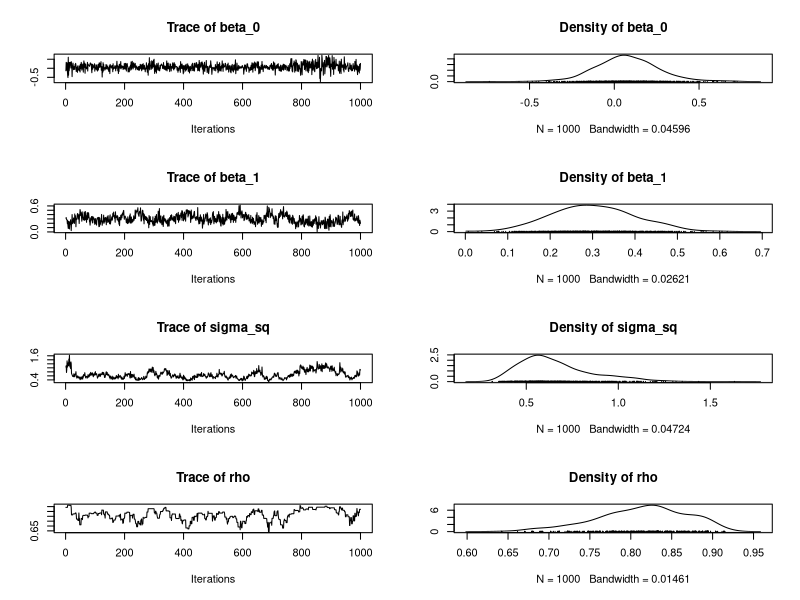
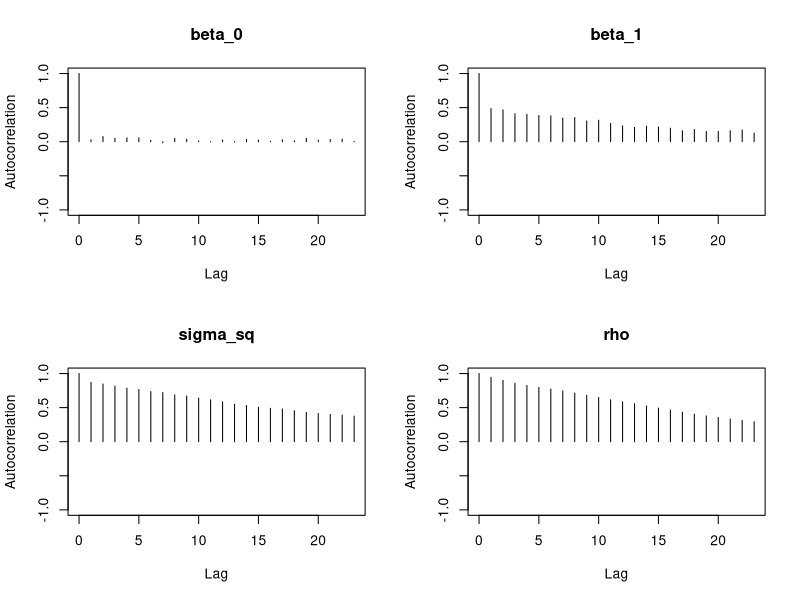

Recreate these plots in R, in order.

###########################################################################
###########################################################################
################################# Ice core ################################
###########################################################################
###########################################################################

###### Clear environment and load libraries
rm(list = ls())
library(coda)
library(mvtnorm)
#library(psych)


###### Data
#Load data
Data <- read.table("data/icecore.txt",header=TRUE)


###### Now to the sampler
#Data summaries
n <- nrow(Data)
Y <- (Data$tmp-mean(Data$tmp))/sqrt(var(Data$tmp))
X <- cbind(rep(1,n),(Data$co2-mean(Data$co2))/sqrt(var(Data$co2)))
DY <- abs(outer((1:n),(1:n) ,"-"))


#Hyperparameters for the prior
nu_0 <- 1
sigma_0_sq <- 1
mu_0 <- matrix(c(0,0),ncol=1)
Lambda_0 <- diag(1000,nrow=2)
Lambda_0_inv <- solve(Lambda_0)


#Set parameters for proposal density
delta <- 0.1 #use it to tune acceptance ratio


#Initial values for sampler
lmfit <- lm(Y~-1+X) #intercept already in X
beta <- lmfit$coef
sigma_sq <- summary(lmfit)$sigma^2
#fit.gls <- gls(Y ~ X[,2], correlation=corARMA(p=1),method="ML")
rho <- acf(lmfit$res,plot=FALSE)$acf[2]


#First set number of iterations and burn-in, thinning, then set seed
n_iter <- 1000
burn_in <- 0.1*n_iter
thin <- 1
#set.seed(1234)
set.seed(121372)


#Set counter for acceptances
accept_counter <- 0


#Set null matrices to save samples
THETA <- matrix(0,nrow=(n_iter/thin),ncol=4)


#Now, to the Gibbs sampler
for(s in 1:(n_iter+burn_in)){
  
  #sample beta
  C_p <- rho^DY
  C_p_inv <- solve(C_p)
  Lambda_n <- solve( t(X)%*%C_p_inv%*%X/sigma_sq + Lambda_0_inv)
  mu_n <- Lambda_n%*%( t(X)%*%C_p_inv%*%Y/sigma_sq + Lambda_0_inv%*%mu_0)
  beta <- t(rmvnorm(1,mu_n,Lambda_n))
  
  
  #sample sigma_sq
  nu_n <- nu_0 + n
  SSR_beta_rho <- t(Y-X%*%beta)%*%C_p_inv%*%(Y-X%*%beta)
  nu_n_sigma_n_sq <- nu_0*sigma_0_sq + SSR_beta_rho
  sigma_sq <- 1/rgamma(1,(nu_n/2),(nu_n_sigma_n_sq/2))
  
  
  #sample rho
  rho_star <- abs(runif(1,rho-.1,rho+.1)) #if rho_star < 0, reassign as |rho_star|
  rho_star <- min(rho_star, 2-rho_star) #if rho_star > 1, reassign as (2 - rho_star)
  
  XBeta <- X%*%beta
  Sigma <- sigma_sq*C_p
  Sigma_star <- sigma_sq*(rho_star^DY)
  log_r <- dmvnorm(c(Y),XBeta,Sigma_star,log=T) - dmvnorm(c(Y),XBeta,Sigma,log=T)
  
  #Or equivalently...: need #library(psych) to compute trace
  #log_r <- -0.5*(determinant(rho_star^DY,log=TRUE)$mod -
  #                determinant(rho^DY,log=TRUE)$mod +
  #                tr( (Y-X%*%beta)%*%t(Y-X%*%beta)%*%
  #                      (solve(rho_star^DY) -solve(rho^DY)) )/sigma_sq )
  
  if(log(runif(1)) < log_r){
    accept_counter <- accept_counter + 1
    rho <- rho_star
  }
  
  
  if(s > burn_in && s%%thin==0){
    THETA[(s-burn_in)/thin,] <- c(beta,sigma_sq,rho)
    cat(paste("Iteration: ", s,"\n", sep = ""))
    cat(paste("Current acceptance rate: ", round(accept_counter/s,2), "\n\n", sep = ''))
  }
}


colnames(THETA) <- c("beta_0","beta_1","sigma_sq","rho")
#Check acceptance rate
accept_counter/(n_iter+burn_in)


plot(mcmc(THETA))
autocorr.plot(mcmc(THETA))
#Autocorrelation is especially high for sigma_sq and rho + trace plots are horrid.
#Let's try keeping only every 20th scan and also add a burn-in.
#Also, increase n_iter to 50000
apply(THETA,2,effectiveSize)


round(apply(THETA,2,mean),2)
round(apply(THETA,2,function(x) quantile(x,probs=c(0.025,0.975))),2)
mean(THETA[,"beta_1"]>0)
#Posterior of beta indicates that CO2 measures are positively correlated with temperature.
#The posterior mean is 0.28 with a 95% credible interval of (0.09; 0.49).
#Each 1 increase in CO2 is associated with a 0.28 increase in temperature on average.
#The posterior probability that beta_1 > 0 is 0.999.







